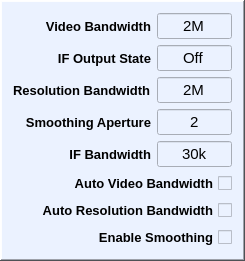
  <widget class="QFrame" name="frame_3">
   <property name="geometry">
    <rect>
     <x>520</x>
     <y>270</y>
     <width>245</width>
     <height>255</height>
    </rect>
   </property>
   <property name="styleSheet">
    <string notr="true">background-color: rgb(235, 242, 255);</string>
   </property>
   <property name="frameShape">
    <enum>QFrame::WinPanel</enum>
   </property>
   <property name="frameShadow">
    <enum>QFrame::Raised</enum>
   </property>
   <layout class="QGridLayout" name="gridLayout_7">
    <item row="0" column="0">
     <layout class="QGridLayout" name="gridLayout_6">
      <item row="0" column="0">
       <widget class="QLabel" name="label_17">
        <property name="font">
         <font>
          <family>Arial</family>
          <pointsize>10</pointsize>
          <weight>75</weight>
          <bold>true</bold>
         </font>
        </property>
        <property name="text">
         <string>Video Bandwidth</string>
        </property>
        <property name="alignment">
         <set>Qt::AlignRight|Qt::AlignTrailing|Qt::AlignVCenter</set>
        </property>
       </widget>
      </item>
      <item row="0" column="1">
       <widget class="QLineEdit" name="lineEdit_Video_BW">
        <property name="font">
         <font>
          <family>Arial</family>
          <pointsize>11</pointsize>
         </font>
        </property>
        <property name="text">
         <string>2M</string>
        </property>
        <property name="alignment">
         <set>Qt::AlignCenter</set>
        </property>
       </widget>
      </item>
      <item row="1" column="0">
       <widget class="QLabel" name="label_18">
        <property name="font">
         <font>
          <family>Arial</family>
          <pointsize>10</pointsize>
          <weight>75</weight>
          <bold>true</bold>
         </font>
        </property>
        <property name="text">
         <string>IF Output State</string>
        </property>
        <property name="alignment">
         <set>Qt::AlignRight|Qt::AlignTrailing|Qt::AlignVCenter</set>
        </property>
       </widget>
      </item>
      <item row="1" column="1">
       <widget class="QLineEdit" name="lineEdit_IF_Op_State">
        <property name="font">
         <font>
          <family>Arial</family>
          <pointsize>11</pointsize>
         </font>
        </property>
        <property name="text">
         <string>Off</string>
        </property>
        <property name="alignment">
         <set>Qt::AlignCenter</set>
        </property>
       </widget>
      </item>
      <item row="2" column="0">
       <widget class="QLabel" name="label_19">
        <property name="font">
         <font>
          <family>Arial</family>
          <pointsize>10</pointsize>
          <weight>75</weight>
          <bold>true</bold>
         </font>
        </property>
        <property name="text">
         <string>Resolution Bandwidth</string>
        </property>
       </widget>
      </item>
      <item row="2" column="1">
       <widget class="QLineEdit" name="lineEdit_Resol_BW">
        <property name="font">
         <font>
          <family>Arial</family>
          <pointsize>11</pointsize>
         </font>
        </property>
        <property name="text">
         <string>2M</string>
        </property>
        <property name="alignment">
         <set>Qt::AlignCenter</set>
        </property>
       </widget>
      </item>
      <item row="3" column="0">
       <widget class="QLabel" name="label_20">
        <property name="font">
         <font>
          <family>Arial</family>
          <pointsize>10</pointsize>
          <weight>75</weight>
          <bold>true</bold>
         </font>
        </property>
        <property name="text">
         <string>Smoothing Aperture</string>
        </property>
        <property name="alignment">
         <set>Qt::AlignRight|Qt::AlignTrailing|Qt::AlignVCenter</set>
        </property>
       </widget>
      </item>
      <item row="3" column="1">
       <widget class="QLineEdit" name="lineEdit_Smooth_Apert">
        <property name="font">
         <font>
          <family>Arial</family>
          <pointsize>11</pointsize>
         </font>
        </property>
        <property name="text">
         <string>2</string>
        </property>
        <property name="alignment">
         <set>Qt::AlignCenter</set>
        </property>
       </widget>
      </item>
      <item row="4" column="0">
       <widget class="QLabel" name="label_21">
        <property name="font">
         <font>
          <family>Arial</family>
          <pointsize>10</pointsize>
          <weight>75</weight>
          <bold>true</bold>
         </font>
        </property>
        <property name="text">
         <string>IF Bandwidth</string>
        </property>
        <property name="alignment">
         <set>Qt::AlignRight|Qt::AlignTrailing|Qt::AlignVCenter</set>
        </property>
       </widget>
      </item>
      <item row="4" column="1">
       <widget class="QLineEdit" name="lineEdit_14">
        <property name="font">
         <font>
          <family>Arial</family>
          <pointsize>11</pointsize>
         </font>
        </property>
        <property name="text">
         <string>30k</string>
        </property>
        <property name="alignment">
         <set>Qt::AlignCenter</set>
        </property>
       </widget>
      </item>
      <item row="5" column="0" colspan="2">
       <widget class="QCheckBox" name="Auto_Video_BW">
        <property name="font">
         <font>
          <family>Arial</family>
          <pointsize>10</pointsize>
          <weight>75</weight>
          <bold>true</bold>
         </font>
        </property>
        <property name="layoutDirection">
         <enum>Qt::RightToLeft</enum>
        </property>
        <property name="text">
         <string>Auto Video Bandwidth</string>
        </property>
       </widget>
      </item>
      <item row="6" column="0" colspan="2">
       <widget class="QCheckBox" name="Auto_Resl_BW">
        <property name="font">
         <font>
          <family>Arial</family>
          <pointsize>10</pointsize>
          <weight>75</weight>
          <bold>true</bold>
         </font>
        </property>
        <property name="layoutDirection">
         <enum>Qt::RightToLeft</enum>
        </property>
        <property name="text">
         <string>Auto Resolution Bandwidth</string>
        </property>
       </widget>
      </item>
      <item row="7" column="0" colspan="2">
       <widget class="QCheckBox" name="Enable_Smooth">
        <property name="font">
         <font>
          <family>Arial</family>
          <pointsize>10</pointsize>
          <weight>75</weight>
          <bold>true</bold>
         </font>
        </property>
        <property name="layoutDirection">
         <enum>Qt::RightToLeft</enum>
        </property>
        <property name="text">
         <string>Enable Smoothing</string>
        </property>
       </widget>
      </item>
     </layout>
    </item>
   </layout>
  </widget>
